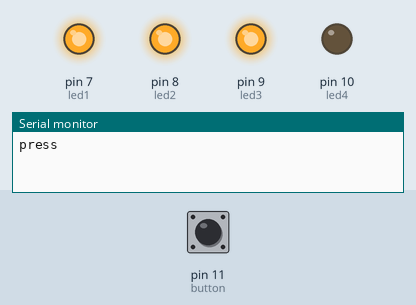
Bench run of a sketch on a simulated Arduino Uno, built with avr-gcc and run on an emulated ATmega328P. On the bench: output pins drawn as LEDs (lit = HIGH), the last lines printed to the serial monitor. Inputs (shaded band) come from the test bench; at power-on: pin 11 (button) HIGH.

Above: at 1.2 s.
1.3 s: pin 11 (button) pulled LOW for 0.15 s
At 1.52 s:
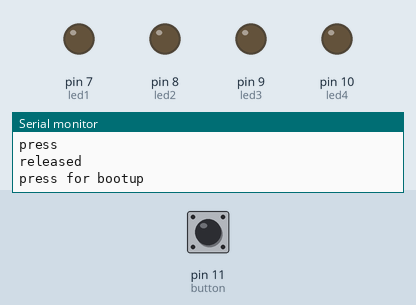
4.3 s: pin 11 (button) pulled LOW for 3.2 s
At 8.0 s:
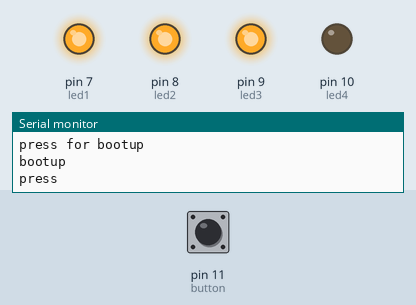
9.0 s: pin 11 (button) pulled LOW for 1 s
At 10.22 s:
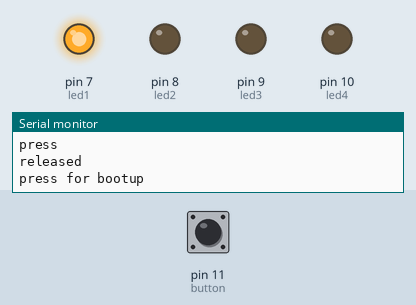
Timing chart, 0 to 12.3 s (numbered marks = the images above; inputs shaded):
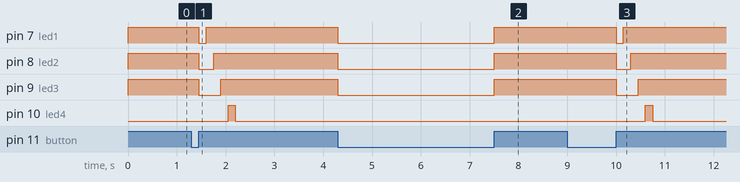

Measured:
- after the input at 1.3 s, pin 7 (led1): HIGH → LOW after 0.15 s, → HIGH 0.15 s later; pin 8 (led2): HIGH → LOW after 0.15 s, → HIGH 0.30 s later; pin 9 (led3): HIGH → LOW after 0.15 s, → HIGH 0.45 s later; pin 10 (led4): LOW → HIGH after 0.75 s, → LOW 0.15 s later
- after the input at 4.3 s, pin 7 (led1), pin 8 (led2), pin 9 (led3): HIGH → LOW at once, → HIGH 3.2 s later
- after the input at 9.0 s, pin 7 (led1): HIGH → LOW after 1.0 s, → HIGH 0.15 s later; pin 8 (led2): HIGH → LOW after 1.0 s, → HIGH 0.30 s later; pin 9 (led3): HIGH → LOW after 1.0 s, → HIGH 0.45 s later; pin 10 (led4): LOW → HIGH after 1.6 s, → LOW 0.15 s later

The sketch:

Battery-bootup.ino
```cpp
const int button = 11;
const int led1 = 7;
const int led2 = 8;
const int led3 = 9;
const int led4 = 10;
void setup()
{
	// put your setup code here, to run once:
	Serial.begin(115200);
	pinMode(button, INPUT);
	pinMode(led1, OUTPUT);
	pinMode(led2, OUTPUT);
	pinMode(led3, OUTPUT);
	pinMode(led4, OUTPUT);

	digitalWrite(led1, LOW);
	digitalWrite(led2, LOW);
	digitalWrite(led3, LOW);
	digitalWrite(led4, LOW);
}

void bootup()
{
	digitalWrite(led1, LOW);
	digitalWrite(led2, LOW);
	digitalWrite(led3, LOW);
	digitalWrite(led4, LOW);
	Serial.println("press for bootup");

#pragma region 长按开机的过程
	for (int i = 0; i < 32767; i += 1)
	{
		if (digitalRead(button) == LOW)
			return;
	}
	digitalWrite(led1, HIGH);
	for (int i = 0; i < 32767; i += 1)
	{
		if (digitalRead(button) == LOW)
			return;
	}
	digitalWrite(led2, HIGH);
	for (int i = 0; i < 32767; i += 1)
	{
		if (digitalRead(button) == LOW)
			return;
	}
	digitalWrite(led3, HIGH);
	for (int i = 0; i < 32767; i += 1)
	{
		if (digitalRead(button) == LOW)
			return;
	}
	digitalWrite(led4, HIGH);
	for (int i = 0; i < 32767; i += 1)
	{
		if (digitalRead(button) == LOW)
			return;
	}
#pragma endregion

	Serial.println("bootup");
	digitalWrite(led1, HIGH);
	digitalWrite(led2, HIGH);
	digitalWrite(led3, HIGH);
	digitalWrite(led4, LOW);
	for (; digitalRead(button) == HIGH;) //长按开机之后等待释放
		;
}

void loop()
{
	// put your main code here, to run repeatedly:
	if (digitalRead(button) == HIGH)
	{
		Serial.println("press");
		digitalWrite(led1, HIGH);
		digitalWrite(led2, HIGH);
		digitalWrite(led3, HIGH);
		digitalWrite(led4, LOW);
		//for (bool released = false; digitalRead(button) == LOW; );
		for (;;) //检测电量时等待释放
		{
			if (digitalRead(button) == LOW)
			{
				Serial.println("released");
				break;
			}
		}

		for (unsigned int i = 0; i < 32767; i += 1) //释放后如果再按下，就进入长按启动
		{
			delayMicroseconds(100);
			if (digitalRead(button) == HIGH)
			{
				bootup();
				digitalWrite(led1, LOW);
				digitalWrite(led2, LOW);
				digitalWrite(led3, LOW);
				digitalWrite(led4, LOW);
				break;
			}
		}
		digitalWrite(led1, LOW);
		digitalWrite(led2, LOW);
		digitalWrite(led3, LOW);
		digitalWrite(led4, LOW);
	}
	else
	{
		digitalWrite(led1, LOW);
		digitalWrite(led2, LOW);
		digitalWrite(led3, LOW);
		digitalWrite(led4, LOW);
	}

	//Serial.println("start up");
}
```
